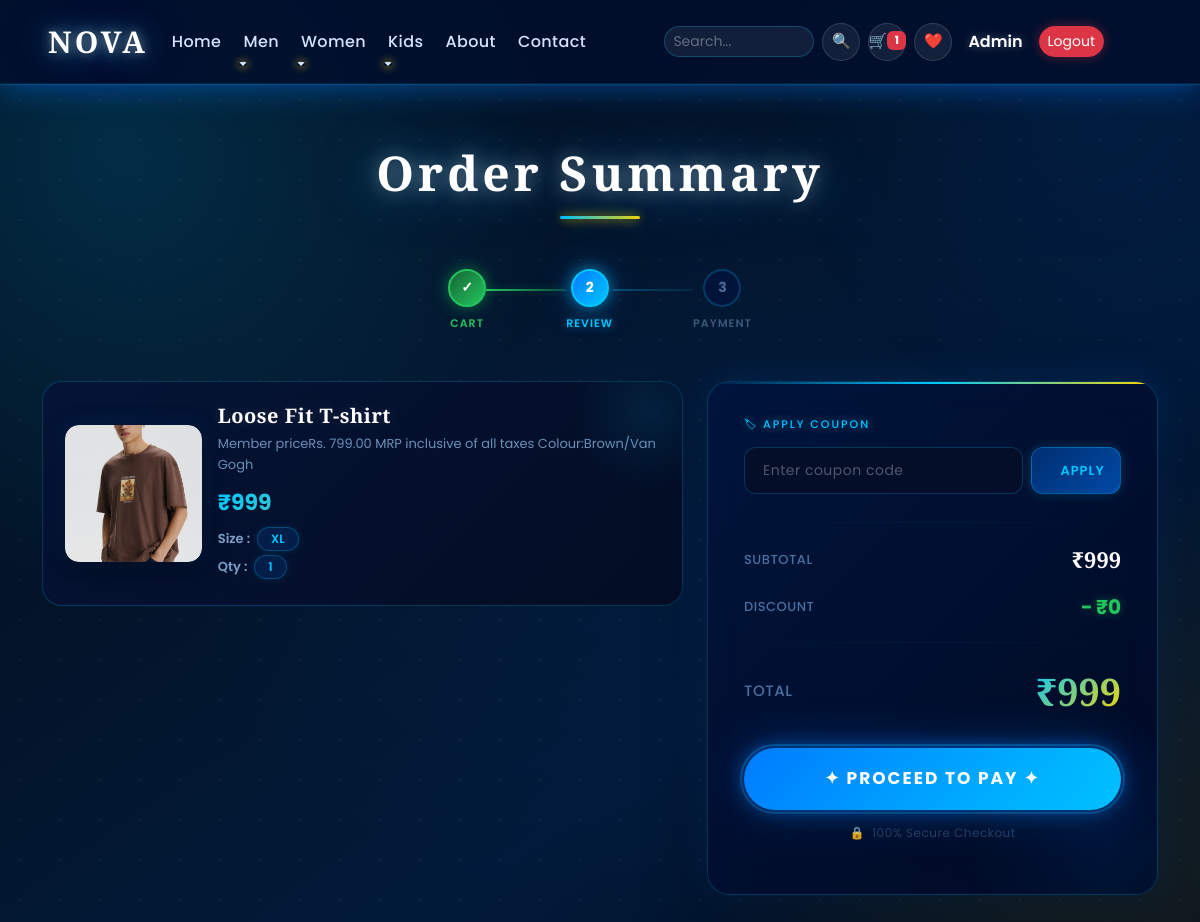
/order-page/ (signed in), run on the app's committed database.
### main/models.py (models this page shows, shortened)
class Cart(models.Model):
    user = models.ForeignKey(User, on_delete=models.CASCADE)
    product = models.ForeignKey(Product, on_delete=models.CASCADE)
    size = models.CharField(max_length=10)
    quantity = models.IntegerField(default=1)
    class Meta:
        db_table = 'cart'
        unique_together = ('user', 'product', 'size')

class Product(models.Model):
    CATEGORY_CHOICES = (
        ('Men', 'Men'),
        ('Women', 'Women'),
        ('Kids', 'Kids'),
    )
    SUBCATEGORY_CHOICES = (
        ('Tshirt', 'Tshirt'),
        ('Shirt', 'Shirt'),
        ('Jeans', 'Jeans'),
        ('Watches', 'Watches'),
        ('Perfumes', 'Perfumes'),
        ('Hats', 'Hats'),
        ('Tops', 'Tops'),
        ('Dresses', 'Dresses'),
        ('Heels', 'Heels'),
        ('Bags', 'Bags'),
        ('Jewellery', 'Jewellery'),
        ('Kidswear', 'Kidswear'),
        ('Toys', 'Toys'),
        ('Shoes', 'Shoes'),
    )
    name = models.CharField(max_length=200)
    price = models.IntegerField()
    category = models.CharField(max_length=20, choices=CATEGORY_CHOICES)
    subcategory = models.CharField(max_length=30, choices=SUBCATEGORY_CHOICES)
    description = models.TextField(blank=True)
    image = models.ImageField(upload_to='products/')
    stock = models.IntegerField(default=0)
    is_featured = models.BooleanField(default=False)  # ✅ existing
    db_table= 'product'

### main/views.py (the view, shortened to what this page needs)
# urls.py: path('order-page/', views.order_page, name='order_page'),
@login_required
def order_page(request):
    cart_items = Cart.objects.filter(user=request.user)
    subtotal = 0
    for item in cart_items:
        size_obj = ProductSize.objects.filter(
            product=item.product,
            size=item.size
        ).first()
        if size_obj:
            item_price = size_obj.price
        else:
            item_price = item.product.price
        subtotal += item_price * item.quantity
    discount = 0
    final_total = subtotal
    request.session['final_total'] = float(final_total)
    return render(request, 'OrderPage.html', {
        'cart_items': cart_items,
        'subtotal': subtotal,
        'discount': discount,
        'final_total': final_total,
    })

### templates/orderpage.html (shortened to what this page needs)
{% load static %}
<!DOCTYPE html>
<html lang="en">
<head>
    <link href="https://cdn.jsdelivr.net/npm/bootstrap@5.3.0/dist/css/bootstrap.min.css" rel="stylesheet">
</head>
<body>
<nav class="navbar navbar-expand-lg navbar-dark sticky-top">
    <div class="container-fluid px-lg-5">
        <a class="navbar-brand" href="/">NOVA</a>
        <div class="collapse navbar-collapse" id="navbarContent">
            <ul class="navbar-nav me-auto mb-2 mb-lg-0">
                <li class="nav-item">
                    <a class="nav-link" href="/">Home</a>
                </li>
                <li class="nav-item dropdown position-static">
                    <a class="nav-link dropdown-toggle" href="#" data-bs-toggle="dropdown">Men</a>
                </li>
                <li class="nav-item dropdown position-static">
                    <a class="nav-link dropdown-toggle" href="#" data-bs-toggle="dropdown">Women</a>
                </li>
                <li class="nav-item dropdown position-static">
                    <a class="nav-link dropdown-toggle" href="#" data-bs-toggle="dropdown">Kids</a>
                </li>
                <li class="nav-item"><a class="nav-link" href="/about">About</a></li>
                <li class="nav-item"><a class="nav-link" href="/contact">Contact</a></li>
            </ul>
            <div class="d-flex align-items-center gap-2 me-lg-5">
                <input class="form-control form-control-sm search-box d-none d-sm-block"
                       type="search" placeholder="Search...">
                <a href="/search" class="btn btn-light btn-sm">🔍</a>
                <a href="{% url 'cart_view' %}" class="btn btn-light btn-sm">
                    🛒 <span class="badge bg-danger">{{ request.user.cart_set.count }}</span>
                </a>
                <a href="{% url 'wishlist_view' %}" class="btn btn-light btn-sm">❤️</a>
                {% if user.is_authenticated %}
                    <a href="{% url 'dashboard' %}" class="username-text mx-2">{{ user.username }}</a>
                    <a href="{% url 'logout' %}" class="btn btn-danger btn-sm">Logout</a>
                {% else %}
                    <a href="{% url 'signin' %}" class="btn btn-primary btn-sm user-btn">Sign In</a>
                {% endif %}
            </div>
        </div>
    </div>
</nav>
<div class="page-wrapper">
<div class="container">
    <h2 class="page-title">Order Summary</h2>
    <div class="step-bar">
        <div class="step done">
            <div class="step-dot">✓</div>
            <span class="step-label">Cart</span>
        </div>
        <div class="step-line done-line"></div>
        <div class="step active">
            <div class="step-dot">2</div>
            <span class="step-label">Review</span>
        </div>
        <div class="step-line"></div>
        <div class="step">
            <div class="step-dot">3</div>
            <span class="step-label">Payment</span>
        </div>
    </div>
    <div class="row g-4">
        <div class="col-lg-7">
            {% for item in cart_items %}
            <div class="order-card">
                <div class="row align-items-center g-3">
                    <div class="col-4 col-sm-3">
                        <div class="order-img-wrapper">
                            <img src="{{ item.product.image.url }}"
                                 alt="{{ item.product.name }}">
                        </div>
                    </div>
                    <div class="col-8 col-sm-9">
                        <h4 class="item-name">{{ item.product.name }}</h4>
                        <p class="item-desc">{{ item.product.description }}</p>
                        <div class="item-price">₹{{ subtotal }}</div>
                        <p class="item-meta">
                            <strong>Size :</strong>&nbsp;
                            <span class="tag-badge">{{ item.size }}</span>
                        </p>
                        <p class="item-meta mt-1">
                            <strong>Qty :</strong>&nbsp;
                            <span class="tag-badge">{{ item.quantity }}</span>
                        </p>
                    </div>
                </div>
            </div>
            {% endfor %}
        </div>
        <div class="col-lg-5">
            <div class="summary-card">
                <h6 style="color:var(--blue-light); font-size:11px; letter-spacing:2px; text-transform:uppercase; margin-bottom:16px; text-shadow:0 0 10px rgba(0,198,255,0.6);">
                    🏷 Apply Coupon
                </h6>
                <form method="POST">
                    <div class="d-flex gap-2">
                        <input
                            type="text"
                            name="coupon"
                            class="form-control coupon-input flex-grow-1"
                            placeholder="Enter coupon code"
                        >
                        <button type="submit" class="btn-coupon">Apply</button>
                    </div>
                </form>
                <hr class="sum-divider" style="margin-top:28px;">
                <div class="d-flex justify-content-between align-items-center mb-3">
                    <span class="sum-label">Subtotal</span>
                    <span class="sum-value">₹{{ subtotal }}</span>
                </div>
                <div class="d-flex justify-content-between align-items-center mb-3">
                    <span class="sum-label">Discount</span>
                    <div class="d-flex align-items-center gap-2">
                        <span class="sum-discount">− ₹{{ discount }}</span>
                    </div>
                </div>
                <hr class="sum-divider">
                <div class="d-flex justify-content-between align-items-center">
                    <span class="sum-label" style="font-size:15px;">Total</span>
                    <span class="sum-total">₹{{ final_total }}</span>
                </div>
                <div class="btn-pay-wrapper">
                    <a href="{% url 'payment_page' %}" class="btn-pay">
                        ✦ Proceed to Pay ✦
                    </a>
                </div>
                <p class="secure-label">🔒 &nbsp;100% Secure Checkout</p>
            </div>
        </div>
    </div>
</div>
</div>
</body>
</html>

### data on the page
Cart: product.image (picture), product.name "Loose Fit T-shirt", product.description "Member priceRs. 799.00 MRP inclusive of all taxes Colour:Brown/Van Gogh", subtotal "999", size "XL", quantity "1"

### other printed values
{{ request.user.cart_set.count }} "1"
{{ user.username }} "Admin"
{{ subtotal }} "999"
{{ discount }} "0"
{{ final_total }} "999"
